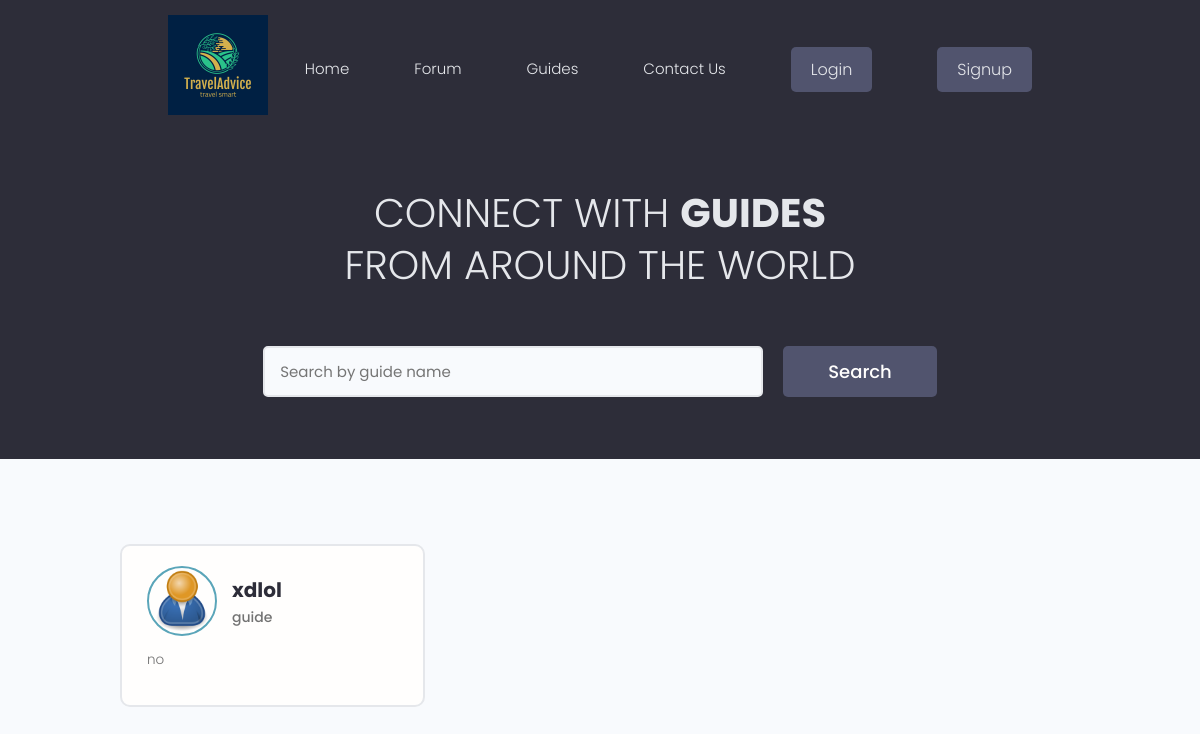
The app's page /users/, older data.
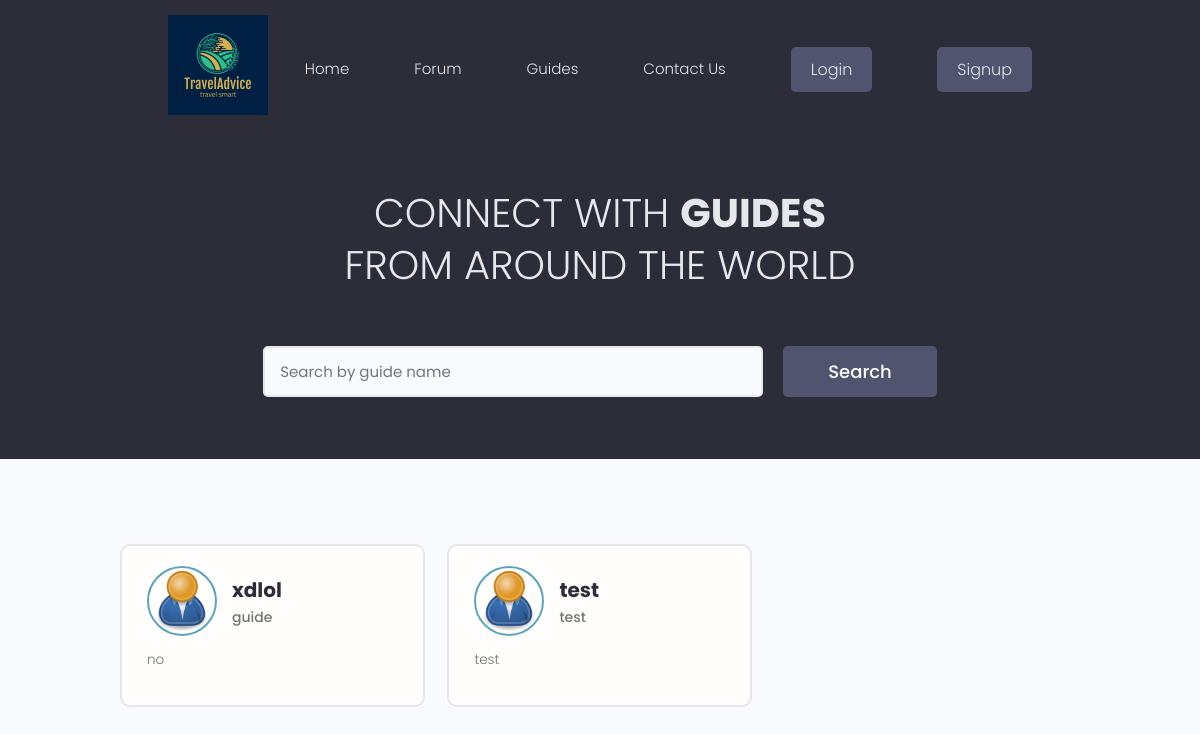
The same page, newer data.
### users/models.py (models this page shows, shortened)
class Profile(models.Model):
    user = models.OneToOneField(User, on_delete=models.CASCADE, null=True, blank=True)
    name = models.CharField(max_length=200, blank=True, null=True)
    email = models.EmailField(max_length=500, blank=True, null= True)
    username =  models.CharField(max_length=200, blank=True, null=True)
    location =  models.CharField(max_length=200, blank=True, null=True)
    short_intro = models.CharField(max_length=200, blank = True, null=True)
    bio = models.TextField(blank=True,null=True)
    profile_image = models.ImageField(
        null=True, blank=True, upload_to='profiles/', default= "profiles/user-default.png")
    created = models.DateTimeField(auto_now_add=True)
    id = models.UUIDField(default=uuid.uuid4, unique=True, primary_key=True,editable=False)

### users/views.py (the view)
# urls.py: path('', views.profiles, name="profiles"),
def profiles(request):
    profiles = Profile.objects.all()
    context = {'profiles': profiles}
    return render(request, 'users/profiles.html', context)

### forum/context_processors.py (called while the page is built, shortened)
def searchFunction(request):
    search_context = {}
    posts = Post.objects.all()
    return search_context

### users/templates/users/profiles.html (shortened to what this page needs)
{% extends 'main.html' %}
{% block content %}
 <main class="home">
    <section class="hero-section text-center">
      <div class="container container--narrow">
        <div class="hero-section__box">
          <h2>CONNECT WITH <span>GUIDES</span></h2>
          <h2>FROM AROUND THE WORLD</h2>
        </div>
        <div class="hero-section__search">
          <form class="form" action="#" method="get">
            <div class="form__field">
              <input class="input input--text" id="formInput#search" type="text" name="text"
                placeholder="Search by guide name" />
            </div>
            <input class="btn btn--sub btn--lg" type="submit" value="Search" />
          </form>
        </div>
      </div>
    </section>
    <section class="devlist">
      <div class="container">
        <div class="grid grid--three">
            {% for profile in profiles %}
          <div class="column card">
            <div class="dev">
              <a href="{% url 'guide-profile' profile.id %}" class="card__body">
                <div class="dev__profile">
                  <img class="avatar avatar--md" src="{{ profile.profile_image.url }}"
                  alt="image" />
                  <div class="dev__meta">
                    <h3>{{ profile.name }}</h3>
                    <h5>{{ profile.short_intro|slice:"60"}}</h5>
                  </div>
                </div>
                <p class="dev__info">{{ profile.bio|slice:"150" }}</p>
              </a>
            </div>
          </div>
          {% endfor %}
        </div>
      </div>
    </section>
  </main>
{% endblock content %}

Row changes from the older to the newer data that the page shows:
added Profile: profile_image (placeholder picture), name "test", short_intro "test", bio "test"
